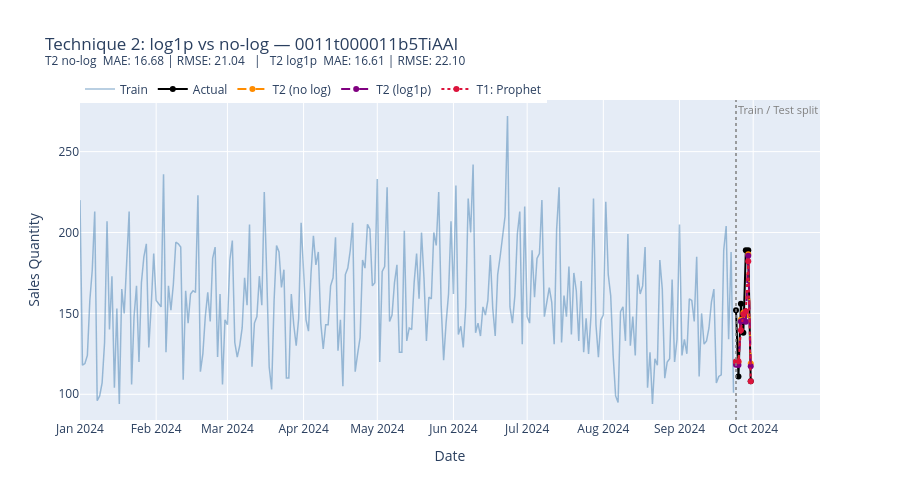

Notebook code cell kept with this figure:
### Code cell
# ── Technique 2 (log1p): same Prophet features, log-transformed target ──
# log1p handles zero-sale days safely: log1p(0)=0, expm1 reverses it

y_log_train = np.log1p(y_t2_train)
y_log_test = np.log1p(y_t2_test)  # only used for reference, not evaluation


# Optuna — CV in log space (consistent with training objective)
def objective_t2_log(trial):
    params = dict(
        n_estimators=trial.suggest_int("n_estimators", 50, 400),
        learning_rate=trial.suggest_float("learning_rate", 0.01, 0.3, log=True),
        num_leaves=trial.suggest_int("num_leaves", 8, 64),
        min_child_samples=trial.suggest_int("min_child_samples", 3, 30),
        subsample=trial.suggest_float("subsample", 0.6, 1.0),
        verbosity=-1,
        random_state=42,
    )
    fold_maes = []
    for tr_idx, val_idx in tscv.split(X_t2_train):
        m = lgb.LGBMRegressor(**params)
        m.fit(X_t2_train.iloc[tr_idx], y_log_train[tr_idx])
        preds_log = m.predict(X_t2_train.iloc[val_idx])
        # evaluate in original space for a fair fold MAE
        fold_maes.append(
            mean_absolute_error(np.expm1(y_log_train[val_idx]), np.expm1(preds_log))
        )
    return np.mean(fold_maes)


study_t2_log = optuna.create_study(direction="minimize")
study_t2_log.optimize(objective_t2_log, n_trials=60)
print("Best CV MAE (T2-log):", round(study_t2_log.best_value, 3))

# Refit on full train
best_t2_log = lgb.LGBMRegressor(
    **study_t2_log.best_params, verbosity=-1, random_state=42
)
best_t2_log.fit(X_t2_train, y_log_train)

# Predict → inverse transform → evaluate in original space
t2_log_preds = np.expm1(best_t2_log.predict(X_t2_test))
t2_log_mae = mean_absolute_error(y_t2_test, t2_log_preds)
t2_log_rmse = root_mean_squared_error(y_t2_test, t2_log_preds)

print(f"\nTechnique 2 log1p — Prophet features + LightGBM")
print(f"  Test MAE : {t2_log_mae:.2f}  (T2 no-log: {t2_mae:.2f}, Prophet: {mae:.2f})")
print(
    f"  Test RMSE: {t2_log_rmse:.2f}  (T2 no-log: {t2_rmse:.2f}, Prophet: {rmse:.2f})"
)

fig_t2_log = go.Figure()
fig_t2_log.add_trace(
    go.Scatter(
        x=df_train["ds"],
        y=df_train["y"],
        name="Train",
        mode="lines",
        line=dict(color="steelblue", width=1.5),
        opacity=0.5,
    )
)
fig_t2_log.add_trace(
    go.Scatter(
        x=df_test["ds"],
        y=y_t2_test,
        name="Actual",
        mode="lines+markers",
        line=dict(color="black", width=2),
        marker=dict(size=6),
    )
)
fig_t2_log.add_trace(
    go.Scatter(
        x=df_test["ds"],
        y=t2_preds,
        name="T2 (no log)",
        mode="lines+markers",
        line=dict(color="darkorange", width=2, dash="dash"),
        marker=dict(size=6),
    )
)
fig_t2_log.add_trace(
    go.Scatter(
        x=df_test["ds"],
        y=t2_log_preds,
        name="T2 (log1p)",
        mode="lines+markers",
        line=dict(color="purple", width=2, dash="dash"),
        marker=dict(size=6),
    )
)
fig_t2_log.add_trace(
    go.Scatter(
        x=best_eval["ds"],
        y=best_eval["yhat"],
        name="T1: Prophet",
        mode="lines+markers",
        line=dict(color="crimson", width=2, dash="dot"),
        marker=dict(size=6),
    )
)
fig_t2_log.add_shape(
    type="line",
    x0=split_date,
    x1=split_date,
    y0=0,
    y1=1,
    xref="x",
    yref="paper",
    line=dict(color="gray", dash="dot", width=1.5),
)
fig_t2_log.add_annotation(
    x=split_date,
    y=1,
    xref="x",
    yref="paper",
    text="Train / Test split",
    showarrow=False,
    xanchor="left",
    yanchor="top",
    font=dict(color="gray", size=11),
)
fig_t2_log.update_layout(
    title=(
        f"Technique 2: log1p vs no-log — {selected_customer}<br>"
        f"<sup>"
        f"T2 no-log  MAE: {t2_mae:.2f} | RMSE: {t2_rmse:.2f}   |   "
        f"T2 log1p  MAE: {t2_log_mae:.2f} | RMSE: {t2_log_rmse:.2f}"
        f"</sup>"
    ),
    xaxis_title="Date",
    yaxis_title="Sales Quantity",
    hovermode="x unified",
    height=500,
    legend=dict(orientation="h", y=1.08, x=0),
)
fig_t2_log.show()

### Figure 1 — Plotly figure (JSON) as saved in the notebook; plotly's stock layout.template omitted (floating-point values rounded to 4 significant figures; data arrays with more than 128 entries replaced by an {"elided": "..."} marker saying what was removed)
{"data": [{"line": {"color": "steelblue", "width": 1.5}, "mode": "lines", "name": "Train", "opacity": 0.5, "type": "scatter", "x": {"elided": "267 str values"}, "y": {"elided": "267 float values"}}, {"line": {"color": "black", "width": 2}, "marker": {"size": 6}, "mode": "lines+markers", "name": "Actual", "type": "scatter", "x": ["2024-09-24T00:00:00.000000000", "2024-09-25T00:00:00.000000000", "2024-09-26T00:00:00.000000000", "2024-09-27T00:00:00.000000000", "2024-09-28T00:00:00.000000000", "2024-09-29T00:00:00.000000000", "2024-09-30T00:00:00.000000000"], "y": [152.0, 111.0, 156.0, 138.0, 189.0, 189.0, 108.0]}, {"line": {"color": "darkorange", "dash": "dash", "width": 2}, "marker": {"size": 6}, "mode": "lines+markers", "name": "T2 (no log)", "type": "scatter", "x": ["2024-09-24T00:00:00.000000000", "2024-09-25T00:00:00.000000000", "2024-09-26T00:00:00.000000000", "2024-09-27T00:00:00.000000000", "2024-09-28T00:00:00.000000000", "2024-09-29T00:00:00.000000000", "2024-09-30T00:00:00.000000000"], "y": [120.1, 119.8, 146.0, 150.4, 148.7, 186.6, 119.0]}, {"line": {"color": "purple", "dash": "dash", "width": 2}, "marker": {"size": 6}, "mode": "lines+markers", "name": "T2 (log1p)", "type": "scatter", "x": ["2024-09-24T00:00:00.000000000", "2024-09-25T00:00:00.000000000", "2024-09-26T00:00:00.000000000", "2024-09-27T00:00:00.000000000", "2024-09-28T00:00:00.000000000", "2024-09-29T00:00:00.000000000", "2024-09-30T00:00:00.000000000"], "y": [118.2, 118.1, 145.0, 145.5, 144.8, 185.7, 117.3]}, {"line": {"color": "crimson", "dash": "dot", "width": 2}, "marker": {"size": 6}, "mode": "lines+markers", "name": "T1: Prophet", "type": "scatter", "x": ["2024-09-24T00:00:00.000000000", "2024-09-25T00:00:00.000000000", "2024-09-26T00:00:00.000000000", "2024-09-27T00:00:00.000000000", "2024-09-28T00:00:00.000000000", "2024-09-29T00:00:00.000000000", "2024-09-30T00:00:00.000000000"], "y": [120.3, 120.4, 139.6, 149.5, 151.4, 182.2, 108.0]}], "layout": {"annotations": [{"font": {"color": "gray", "size": 11}, "showarrow": false, "text": "Train / Test split", "x": "2024-09-24", "xanchor": "left", "xref": "x", "y": 1, "yanchor": "top", "yref": "paper"}], "height": 500, "hovermode": "x unified", "legend": {"orientation": "h", "x": 0, "y": 1.08}, "shapes": [{"line": {"color": "gray", "dash": "dot", "width": 1.5}, "type": "line", "x0": "2024-09-24", "x1": "2024-09-24", "xref": "x", "y0": 0, "y1": 1, "yref": "paper"}], "title": {"text": "Technique 2: log1p vs no-log — 0011t000011b5TiAAI<br><sup>T2 no-log  MAE: 16.68 | RMSE: 21.04   |   T2 log1p  MAE: 16.61 | RMSE: 22.10</sup>"}, "xaxis": {"title": {"text": "Date"}}, "yaxis": {"title": {"text": "Sales Quantity"}}}}
